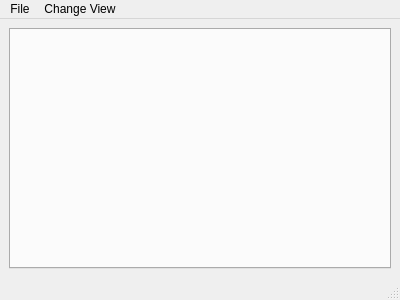
<?xml version="1.0" encoding="UTF-8"?>
<ui version="4.0">
 <class>ResultWindow</class>
 <widget class="QMainWindow" name="ResultWindow">
  <property name="geometry">
   <rect>
    <x>0</x>
    <y>0</y>
    <width>400</width>
    <height>300</height>
   </rect>
  </property>
  <property name="windowTitle">
   <string>Results</string>
  </property>
  <property name="windowIcon">
   <iconset resource="AppResources.qrc">
    <normaloff>:/images/dnaIcon.png</normaloff>:/images/dnaIcon.png</iconset>
  </property>
  <widget class="QWidget" name="centralwidget">
   <layout class="QGridLayout" name="gridLayout">
    <item row="0" column="0">
     <widget class="QTabWidget" name="m_tabWidget">
      <property name="currentIndex">
       <number>-1</number>
      </property>
     </widget>
    </item>
   </layout>
  </widget>
  <widget class="QMenuBar" name="menubar">
   <property name="geometry">
    <rect>
     <x>0</x>
     <y>0</y>
     <width>400</width>
     <height>21</height>
    </rect>
   </property>
   <widget class="QMenu" name="menuChangeView">
    <property name="title">
     <string>Change View</string>
    </property>
    <addaction name="actionTable_view"/>
    <addaction name="actionText_view"/>
   </widget>
   <widget class="QMenu" name="menuFile">
    <property name="title">
     <string>File</string>
    </property>
    <addaction name="actionSave_as_CSV"/>
    <addaction name="actionSave_as_CSV_semicolon"/>
    <addaction name="actionSave_as_Text"/>
    <addaction name="separator"/>
    <addaction name="actionClose"/>
   </widget>
   <addaction name="menuFile"/>
   <addaction name="menuChangeView"/>
  </widget>
  <widget class="QStatusBar" name="statusbar">
   <property name="statusTip">
    <string>Results ready.</string>
   </property>
  </widget>
  <action name="actionTable_view">
   <property name="checkable">
    <bool>true</bool>
   </property>
   <property name="checked">
    <bool>true</bool>
   </property>
   <property name="text">
    <string>Table view</string>
   </property>
   <property name="statusTip">
    <string>Changes visual view of matrix data in table view.</string>
   </property>
   <property name="menuRole">
    <enum>QAction::TextHeuristicRole</enum>
   </property>
  </action>
  <action name="actionText_view">
   <property name="checkable">
    <bool>true</bool>
   </property>
   <property name="text">
    <string>Text view</string>
   </property>
   <property name="statusTip">
    <string>Changes visual view of matrix data in text view.</string>
   </property>
  </action>
  <action name="actionSave_as_CSV">
   <property name="text">
    <string>Save as CSV (comma)</string>
   </property>
   <property name="statusTip">
    <string>Save active matrix data in file with CSV format (separater by comma sign)</string>
   </property>
  </action>
  <action name="actionSave_as_Text">
   <property name="text">
    <string>Save as Text</string>
   </property>
   <property name="statusTip">
    <string>Save active matrix data in file with CSV format (separater by single space sign)</string>
   </property>
  </action>
  <action name="actionSave_as_Text_2">
   <property name="text">
    <string>Save as Text</string>
   </property>
  </action>
  <action name="actionClose">
   <property name="text">
    <string>Close</string>
   </property>
   <property name="statusTip">
    <string>Quit.</string>
   </property>
  </action>
  <action name="actionSave_as_CSV_semicolon">
   <property name="text">
    <string>Save as CSV (semicolon)</string>
   </property>
   <property name="statusTip">
    <string>Save active matrix data in file with CSV format (separater by semicolon sign)</string>
   </property>
  </action>
 </widget>
 <resources>
  <include location="AppResources.qrc"/>
 </resources>
 <connections/>
</ui>
